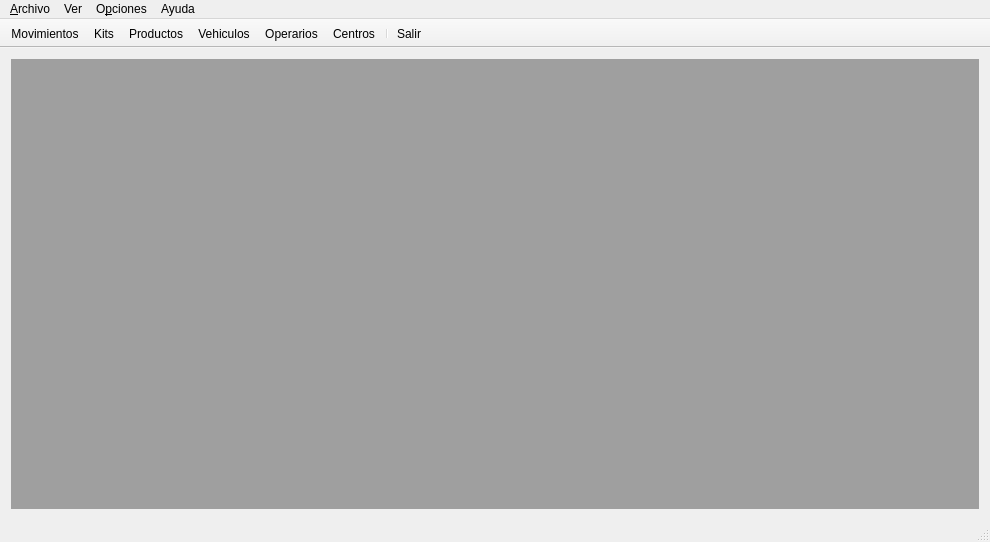
<?xml version="1.0" encoding="UTF-8"?>
<ui version="4.0">
 <class>Principal</class>
 <widget class="QMainWindow" name="Principal">
  <property name="geometry">
   <rect>
    <x>0</x>
    <y>0</y>
    <width>990</width>
    <height>542</height>
   </rect>
  </property>
  <property name="windowTitle">
   <string>Almacen</string>
  </property>
  <widget class="QWidget" name="centralWidget">
   <layout class="QGridLayout" name="gridLayout">
    <item row="0" column="0">
     <widget class="QMdiArea" name="contMDI"/>
    </item>
   </layout>
  </widget>
  <widget class="QMenuBar" name="menuBar">
   <property name="geometry">
    <rect>
     <x>0</x>
     <y>0</y>
     <width>990</width>
     <height>20</height>
    </rect>
   </property>
   <widget class="QMenu" name="menu_Archivo">
    <property name="title">
     <string>&amp;Archivo</string>
    </property>
    <addaction name="actionAbrir_sesi_n"/>
    <addaction name="actionCerrar_sesi_n"/>
    <addaction name="separator"/>
    <addaction name="actionSalir"/>
   </widget>
   <widget class="QMenu" name="menu_Opciones">
    <property name="title">
     <string>O&amp;pciones</string>
    </property>
    <widget class="QMenu" name="menuCambiar_idioma">
     <property name="title">
      <string>Cambiar idioma</string>
     </property>
    </widget>
    <addaction name="action_Configuracion"/>
    <addaction name="actionCambiar_Contrase_a"/>
    <addaction name="menuCambiar_idioma"/>
   </widget>
   <widget class="QMenu" name="menuVEr">
    <property name="title">
     <string>Ver</string>
    </property>
    <widget class="QMenu" name="menuVentanas">
     <property name="title">
      <string>Ventanas</string>
     </property>
     <addaction name="actionCascada_2"/>
     <addaction name="actionMosaico_2"/>
     <addaction name="separator"/>
     <addaction name="actionCerrar_todas"/>
    </widget>
    <widget class="QMenu" name="menuInformes">
     <property name="title">
      <string>Informes</string>
     </property>
     <widget class="QMenu" name="menuListados">
      <property name="title">
       <string>Listados</string>
      </property>
      <widget class="QMenu" name="menuProductos">
       <property name="title">
        <string>Productos</string>
       </property>
       <addaction name="actionProductis"/>
       <addaction name="actionCategor_as"/>
       <addaction name="actionFamilias_2"/>
       <addaction name="actionHist_rico_de_certificaciones"/>
      </widget>
      <widget class="QMenu" name="menuMovimientos">
       <property name="title">
        <string>Movimientos</string>
       </property>
       <addaction name="actionSalidas"/>
       <addaction name="actionEntradas"/>
       <addaction name="actionEnvios"/>
       <addaction name="actionRecepciones"/>
       <addaction name="actionPedidos"/>
       <addaction name="actionStock"/>
      </widget>
      <widget class="QMenu" name="menuOperarios">
       <property name="title">
        <string>Operarios</string>
       </property>
       <addaction name="actionOperarios_3"/>
       <addaction name="actionPartes_de_Trabajo"/>
      </widget>
      <addaction name="menuMovimientos"/>
      <addaction name="actionKits_2"/>
      <addaction name="menuProductos"/>
      <addaction name="actionVeh_culos"/>
      <addaction name="menuOperarios"/>
      <addaction name="actionCentros_2"/>
     </widget>
     <addaction name="menuListados"/>
     <addaction name="actionProductos_por_operario"/>
     <addaction name="actionEnv_os_creados_a_partir_de_pedidos"/>
    </widget>
    <addaction name="menuVentanas"/>
    <addaction name="separator"/>
    <addaction name="menuInformes"/>
    <addaction name="actionEstad_sticas"/>
   </widget>
   <widget class="QMenu" name="menuAyuda">
    <property name="title">
     <string>Ayuda</string>
    </property>
    <addaction name="actionAyuda"/>
    <addaction name="separator"/>
    <addaction name="actionAcerca_de"/>
   </widget>
   <addaction name="menu_Archivo"/>
   <addaction name="menuVEr"/>
   <addaction name="menu_Opciones"/>
   <addaction name="menuAyuda"/>
  </widget>
  <widget class="QStatusBar" name="statusBar"/>
  <widget class="QToolBar" name="tbarGeneral">
   <property name="windowTitle">
    <string>toolBar</string>
   </property>
   <property name="movable">
    <bool>false</bool>
   </property>
   <property name="iconSize">
    <size>
     <width>30</width>
     <height>30</height>
    </size>
   </property>
   <property name="toolButtonStyle">
    <enum>Qt::ToolButtonTextUnderIcon</enum>
   </property>
   <property name="floatable">
    <bool>false</bool>
   </property>
   <attribute name="toolBarArea">
    <enum>TopToolBarArea</enum>
   </attribute>
   <attribute name="toolBarBreak">
    <bool>false</bool>
   </attribute>
   <addaction name="actionMovimientos"/>
   <addaction name="actionKits"/>
   <addaction name="actionProductos"/>
   <addaction name="actionVehiculos"/>
   <addaction name="actionOperarios"/>
   <addaction name="actionCentros"/>
   <addaction name="separator"/>
   <addaction name="actionSalir_Menu"/>
  </widget>
  <action name="actionProductos">
   <property name="icon">
    <iconset resource="iconos.qrc">
     <normaloff>:/iconos/iconos/iconoProductos.png</normaloff>:/iconos/iconos/iconoProductos.png</iconset>
   </property>
   <property name="text">
    <string>Productos</string>
   </property>
   <property name="shortcut">
    <string>Alt+H</string>
   </property>
  </action>
  <action name="actionVehiculos">
   <property name="icon">
    <iconset resource="iconos.qrc">
     <normaloff>:/iconos/Vehiculos/iconos/iconoVEHICULO.png</normaloff>:/iconos/Vehiculos/iconos/iconoVEHICULO.png</iconset>
   </property>
   <property name="text">
    <string>Vehiculos</string>
   </property>
   <property name="shortcut">
    <string>Alt+V</string>
   </property>
  </action>
  <action name="actionOperarios">
   <property name="icon">
    <iconset resource="iconos.qrc">
     <normaloff>:/iconos/Operarios/iconos/iconoOperario.jpg</normaloff>:/iconos/Operarios/iconos/iconoOperario.jpg</iconset>
   </property>
   <property name="text">
    <string>Operarios</string>
   </property>
   <property name="shortcut">
    <string>Alt+O</string>
   </property>
  </action>
  <action name="actionCentros">
   <property name="icon">
    <iconset resource="iconos.qrc">
     <normaloff>:/iconos/Centros/iconos/iconoCENTROS.jpg</normaloff>:/iconos/Centros/iconos/iconoCENTROS.jpg</iconset>
   </property>
   <property name="text">
    <string>Centros</string>
   </property>
   <property name="shortcut">
    <string>Alt+C</string>
   </property>
  </action>
  <action name="actionCategorias">
   <property name="text">
    <string>Categorías</string>
   </property>
   <property name="toolTip">
    <string>Categorias</string>
   </property>
  </action>
  <action name="actionProductos_Lista">
   <property name="icon">
    <iconset>
     <normaloff>:/iconos/Herramientas/iconos/iconoHERRAMIENTALista.png</normaloff>:/iconos/Herramientas/iconos/iconoHERRAMIENTALista.png</iconset>
   </property>
   <property name="text">
    <string>Lista</string>
   </property>
  </action>
  <action name="actionVehiculos_Lista">
   <property name="icon">
    <iconset resource="iconos.qrc">
     <normaloff>:/iconos/Vehiculos/iconos/iconoVEHICULOLista.png</normaloff>:/iconos/Vehiculos/iconos/iconoVEHICULOLista.png</iconset>
   </property>
   <property name="text">
    <string>Lista</string>
   </property>
  </action>
  <action name="actionCentros_Lista">
   <property name="icon">
    <iconset resource="iconos.qrc">
     <normaloff>:/iconos/Centros/iconos/iconoCENTROSLista.jpg</normaloff>:/iconos/Centros/iconos/iconoCENTROSLista.jpg</iconset>
   </property>
   <property name="text">
    <string>Lista</string>
   </property>
  </action>
  <action name="actionOperarios_Lista">
   <property name="icon">
    <iconset resource="iconos.qrc">
     <normaloff>:/iconos/Operarios/iconos/iconoOperarioLista.jpg</normaloff>:/iconos/Operarios/iconos/iconoOperarioLista.jpg</iconset>
   </property>
   <property name="text">
    <string>Lista</string>
   </property>
  </action>
  <action name="actionHistorico">
   <property name="text">
    <string>Histórico</string>
   </property>
   <property name="toolTip">
    <string>Historico</string>
   </property>
  </action>
  <action name="actionAbrir_sesi_n">
   <property name="text">
    <string>A&amp;brir sesión</string>
   </property>
  </action>
  <action name="actionSalir">
   <property name="text">
    <string>&amp;Salir</string>
   </property>
  </action>
  <action name="actionCerrar_sesi_n">
   <property name="text">
    <string>&amp;Cerrar sesión</string>
   </property>
  </action>
  <action name="action_Configuracion">
   <property name="text">
    <string>Co&amp;nfiguración</string>
   </property>
  </action>
  <action name="actionOperarios_Partes_de_trabajo">
   <property name="text">
    <string>Partes de trabajo</string>
   </property>
  </action>
  <action name="actionSalir_Menu">
   <property name="icon">
    <iconset resource="iconos.qrc">
     <normaloff>:/iconos/iconos/iconoSalir.png</normaloff>:/iconos/iconos/iconoSalir.png</iconset>
   </property>
   <property name="text">
    <string>Salir</string>
   </property>
  </action>
  <action name="actionCambiar_Contrase_a">
   <property name="text">
    <string>Cambiar contraseña</string>
   </property>
  </action>
  <action name="actionMovimientos">
   <property name="icon">
    <iconset resource="iconos.qrc">
     <normaloff>:/iconos/iconos/iconoMOVIMIENTOS.jpg</normaloff>:/iconos/iconos/iconoMOVIMIENTOS.jpg</iconset>
   </property>
   <property name="text">
    <string>Movimientos</string>
   </property>
   <property name="shortcut">
    <string>Alt+M</string>
   </property>
  </action>
  <action name="actionKits">
   <property name="icon">
    <iconset resource="iconos.qrc">
     <normaloff>:/iconos/iconos/iconoKIT.jpg</normaloff>:/iconos/iconos/iconoKIT.jpg</iconset>
   </property>
   <property name="text">
    <string>Kits</string>
   </property>
   <property name="shortcut">
    <string>Alt+K</string>
   </property>
  </action>
  <action name="actionFamilias">
   <property name="text">
    <string>Familias</string>
   </property>
  </action>
  <action name="actionMosaico">
   <property name="text">
    <string>Mosaico</string>
   </property>
  </action>
  <action name="actionCascada_2">
   <property name="text">
    <string>Cascada</string>
   </property>
  </action>
  <action name="actionMosaico_2">
   <property name="text">
    <string>Mosaico</string>
   </property>
  </action>
  <action name="actionCerrar_todas">
   <property name="text">
    <string>Cerrar todas</string>
   </property>
  </action>
  <action name="actionAyuda">
   <property name="text">
    <string>Ayuda</string>
   </property>
  </action>
  <action name="actionAcerca_de">
   <property name="text">
    <string>Acerca de...</string>
   </property>
  </action>
  <action name="actionEstad_sticas">
   <property name="text">
    <string>Estadísticas</string>
   </property>
  </action>
  <action name="actionKits_2">
   <property name="text">
    <string>Kits</string>
   </property>
  </action>
  <action name="actionVeh_culos">
   <property name="text">
    <string>Vehículos</string>
   </property>
  </action>
  <action name="actionCentros_2">
   <property name="text">
    <string>Centros</string>
   </property>
  </action>
  <action name="actionSalidas">
   <property name="text">
    <string>Salidas</string>
   </property>
  </action>
  <action name="actionEntradas">
   <property name="text">
    <string>Entradas</string>
   </property>
  </action>
  <action name="actionEnvios">
   <property name="text">
    <string>Envíos</string>
   </property>
  </action>
  <action name="actionRecepciones">
   <property name="text">
    <string>Recepciones</string>
   </property>
  </action>
  <action name="actionPedidos">
   <property name="text">
    <string>Pedidos</string>
   </property>
  </action>
  <action name="actionStock">
   <property name="text">
    <string>Stock</string>
   </property>
  </action>
  <action name="actionProductis">
   <property name="text">
    <string>Productos</string>
   </property>
  </action>
  <action name="actionCategor_as">
   <property name="text">
    <string>Categorías</string>
   </property>
  </action>
  <action name="actionFamilias_2">
   <property name="text">
    <string>Familias</string>
   </property>
  </action>
  <action name="actionHist_rico_de_certificaciones">
   <property name="text">
    <string>Histórico de certificaciones</string>
   </property>
  </action>
  <action name="actionOperarios_3">
   <property name="text">
    <string>Operarios</string>
   </property>
  </action>
  <action name="actionPartes_de_Trabajo">
   <property name="text">
    <string>Partes de Trabajo</string>
   </property>
  </action>
  <action name="actionProductos_por_operario">
   <property name="text">
    <string>Productos limitados por operario</string>
   </property>
  </action>
  <action name="actionEnv_os_creados_a_partir_de_pedidos">
   <property name="text">
    <string>Envíos creados a partir de pedidos</string>
   </property>
  </action>
 </widget>
 <layoutdefault spacing="6" margin="11"/>
 <resources>
  <include location="iconos.qrc"/>
 </resources>
 <connections/>
</ui>
